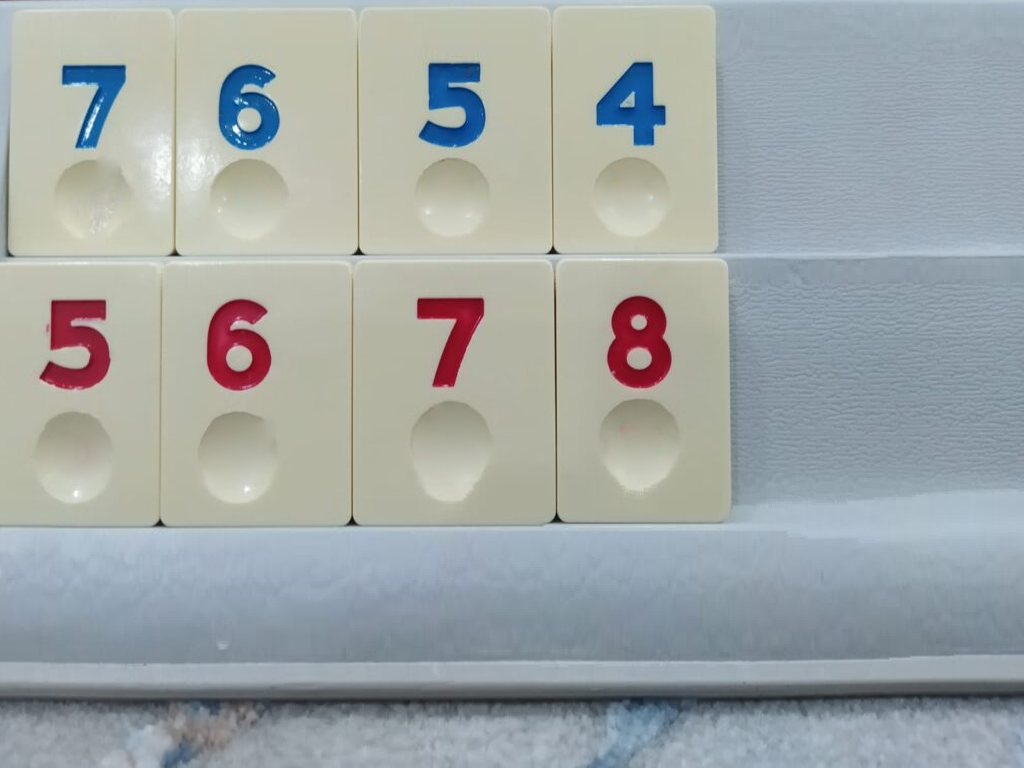
#> input picture task_2/demo4.png, 1024 x 768 px
$ jupyter execute --allow-errors Untitled.ipynb
#> lines starting #> are read from the running program, lines starting #| are printed output that depends on the picture; after the words box and inside, x2 and y2 are one past the last pixel; in counts of white or black regions, pixels touching at a corner belong together
[cell 1]
from PIL import Image
import matplotlib.pyplot as plt
import numpy as np
import sys

[cell 2]
image = Image.open("demo4.png")
#> image is the input picture: PIL image 1024x768 RGB; mean R, G, B 159.8, 166.3, 166.5
dataset = np.asarray(image)

[cell 3]
# [11 lines left out: function calculateCluster, not called in this run]

[cell 4]
def rgb2gray(rgb):

    r, g, b = rgb[:,:,0], rgb[:,:,1], rgb[:,:,2]
    gray = 0.2989 * r + 0.5870 * g + 0.1140 * b

    return np.asarray(gray)

[cell 5]
def generateImageFromMatrix(imageMatrix, file_name = 'my_result1.png'):
    imgResult = Image.fromarray(imageMatrix.astype(np.uint8))
    imgResult.save(file_name)

[cell 6]
np.shape(dataset)
#> Out = (768, 1024, 3)

[cell 7]
dataset[21][56][:3]
#> Out = [198, 200, 187]

[cell 8]
# [6 lines left out: function toGray, not called in this run]

[cell 9]
# [6 lines left out: function rgb2Binary, not called in this run]

[cell 10]
def gray2binary(data,threshold):
    binaryData = np.zeros(np.shape(data))
    for row in range(len(data)):
        for column in range(len(data[row])):
            binaryData[row][column] = 255 if data[row][column] > threshold else 0
    return binaryData

[cell 11]
def inverse(data):
    binaryData = np.zeros(np.shape(data))
    for row in range(len(data)):
        for column in range(len(data[row])):
            binaryData[row][column] = 255 if data[row][column] == 0 else 0
    return binaryData

[cell 12]
# [6 lines left out: function gray2truncated, not called in this run]

#> (a cell that did not finish here is left out)

#> (a cell that did not finish here is left out)

#> (a cell that did not finish here is left out)

[cell 16]
def erosion(dataNormal):
    dataBin = inverse(dataNormal)
    enhanced = np.zeros((len(dataBin)+ 2, len(dataBin[0]) +2))
    result = dataBin[:]
    firstPass = np.zeros((len(dataBin)+ 2, len(dataBin[0]) +2))
    enhanced[1:np.shape(dataBin)[0] +1,1:np.shape(dataBin)[1] +1] = dataBin
    counter = 1;
    black = 0
    white = 255
    for row in range(1,len(enhanced)):
        for column in range(1,len(enhanced[row])):
            if(enhanced[row][column] == white):
                if(enhanced[row][column-1] == white and enhanced[row][column+1] == white and enhanced[row-1][column] == white and enhanced[row+1][column] == white):
                    result[row-1][column-1] = white
                else:
                    result[row-1][column-1] = black
    return inverse(result)

[cell 17]
# [16 lines left out: function dilation, not called in this run]

[cell 18]
grayScale = rgb2gray(dataset)
#> in rgb2gray, `r, g, b = rgb[:,:,0], rgb[:,:,1], rgb[:,:,2]`:
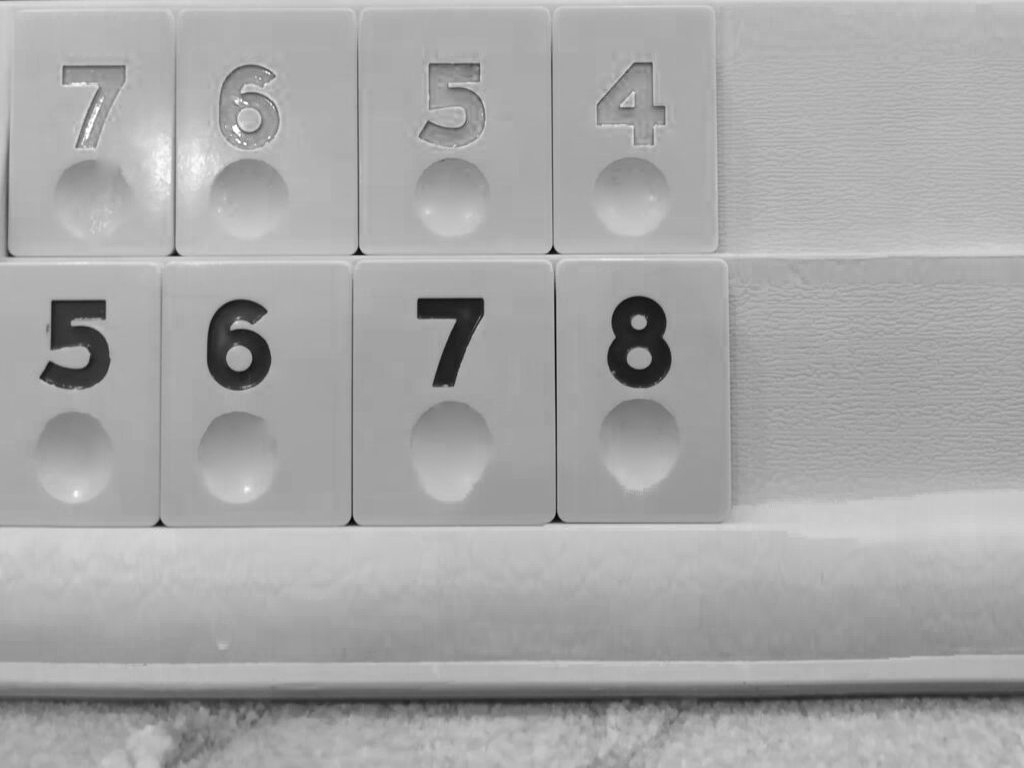
#> b: shape (768, 1024); min 4, max 255, mean 166.5
binary = gray2binary(grayScale,100)
#> after the loop in gray2binary, `for row in range(len(data)):`:
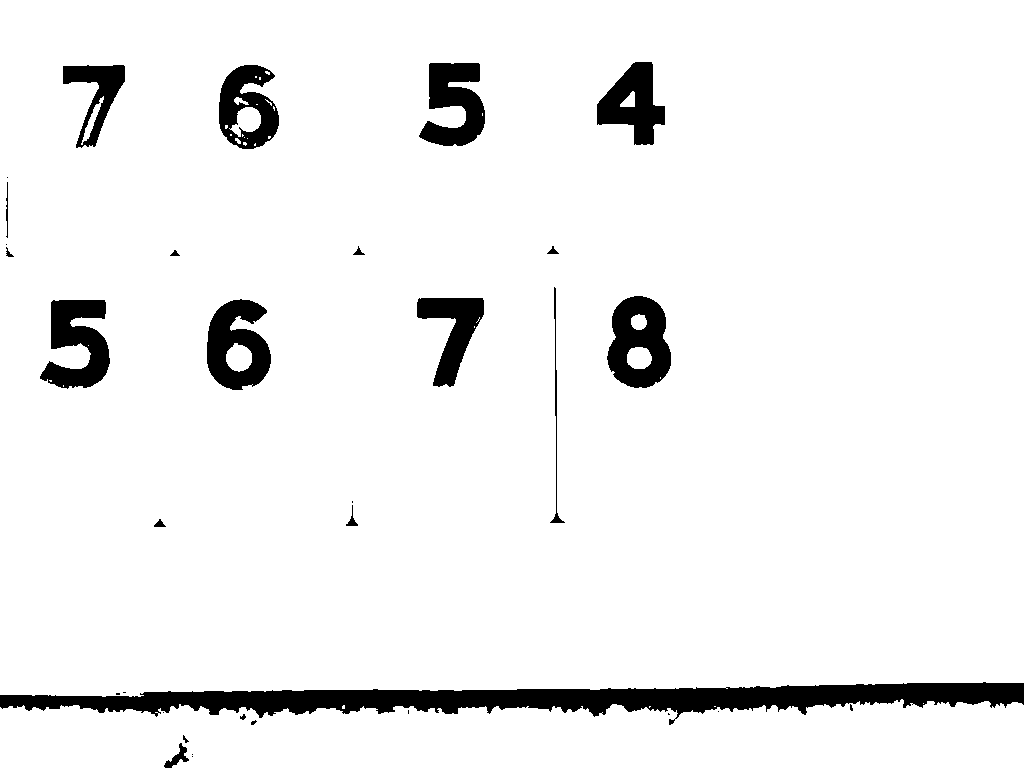
#> binaryData: shape (768, 1024) float64; 94.1% white; 33 black regions (13 under 20 px), largest, box (x1, y1, x2, y2) and area: (0, 682, 1024, 725) 19713, (607, 296, 671, 388) 3933, (40, 300, 110, 389) 3733
inverseBinary = inverse(binary)
generateImageFromMatrix(inverseBinary)

[cell 19]
erosed1 = erosion(binary)
#> in erosion, `enhanced = np.zeros((len(dataBin)+ 2, len(dataBin[0]) +2))`: enhanced: shape (770, 1026) float64; every value is 0
#> in erosion, `enhanced[1:np.shape(dataBin)[0] +1,1:np.shape(dataBin)[1] +1] = dataBin`: enhanced: shape (770, 1026) float64; 5.9% white; 33 white regions (13 under 20 px), largest, box (x1, y1, x2, y2) and area: (1, 683, 1025, 726) 19713, (608, 297, 672, 389) 3933, (41, 301, 111, 390) 3733
#> after the loop in erosion, `for row in range(1,len(enhanced)):`:
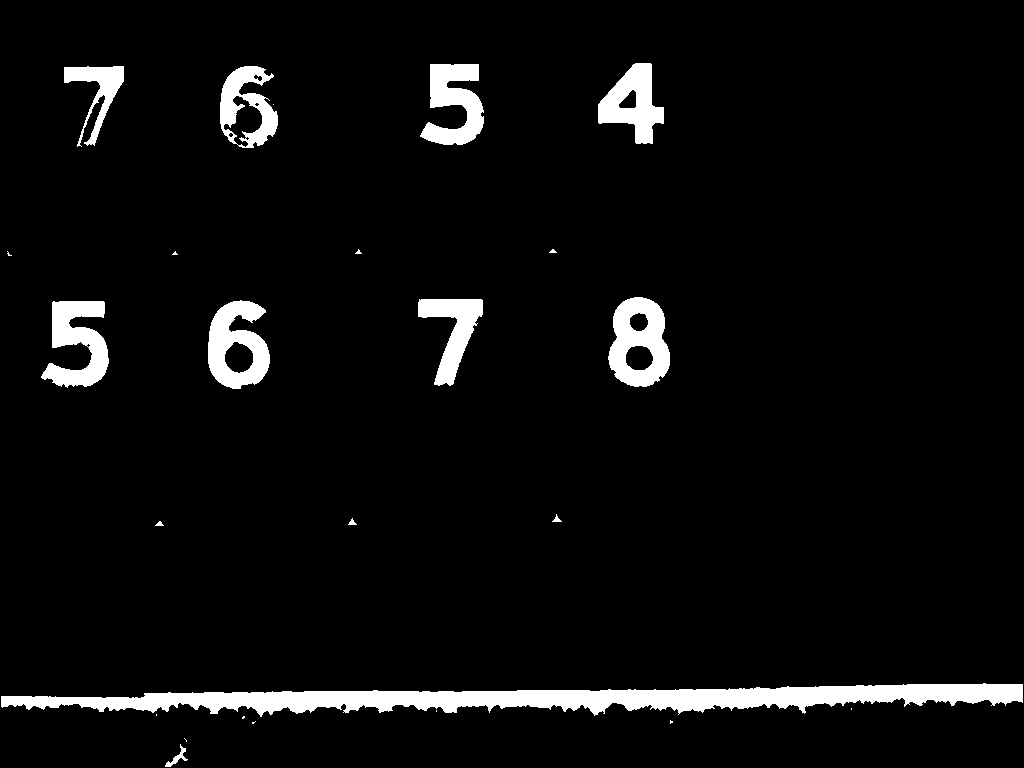
#> result: shape (768, 1024) float64; 5.1% white; 25 white regions (11 under 20 px), largest, box (x1, y1, x2, y2) and area: (1, 683, 1023, 717) 17307, (608, 297, 670, 387) 3568, (208, 300, 270, 389) 3345

erosed2 = erosion(erosed1)
#> in erosion (call 2), `enhanced[1:np.shape(dataBin)[0] +1,1:np.shape(dataBin)[1] +1] = dataBin`:
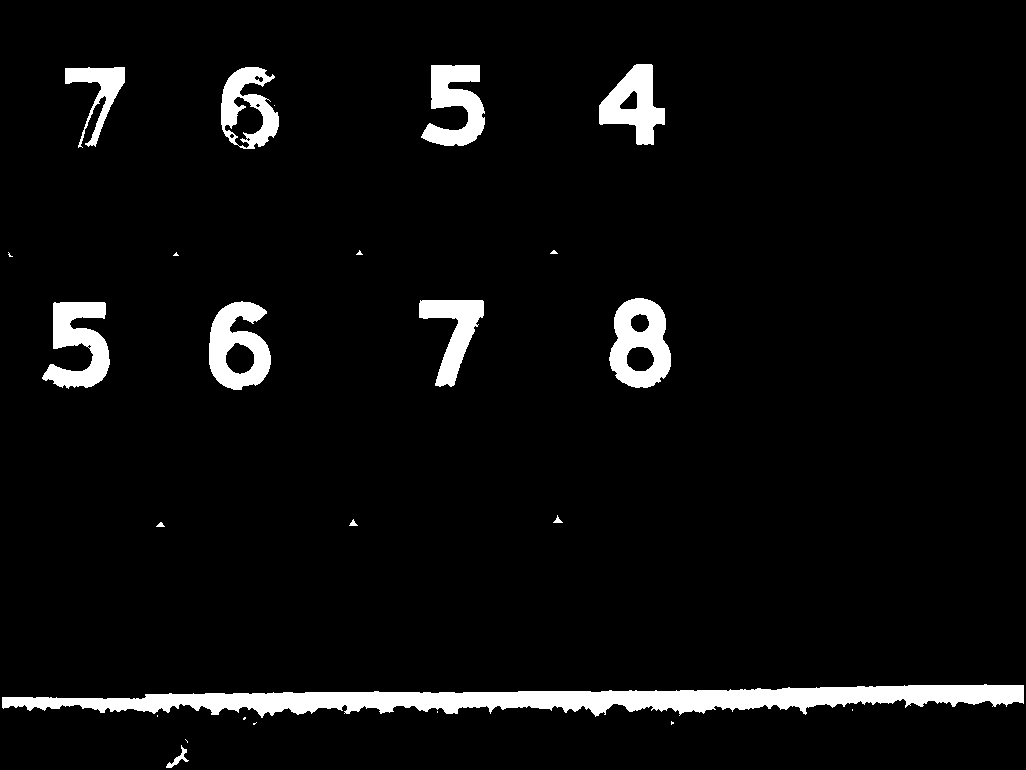
#> enhanced: shape (770, 1026) float64; 5.1% white; 25 white regions (11 under 20 px), largest, box (x1, y1, x2, y2) and area: (2, 684, 1024, 718) 17307, (609, 298, 671, 388) 3568, (209, 301, 271, 390) 3345
#> after the loop in erosion (call 2), `for row in range(1,len(enhanced)):`:
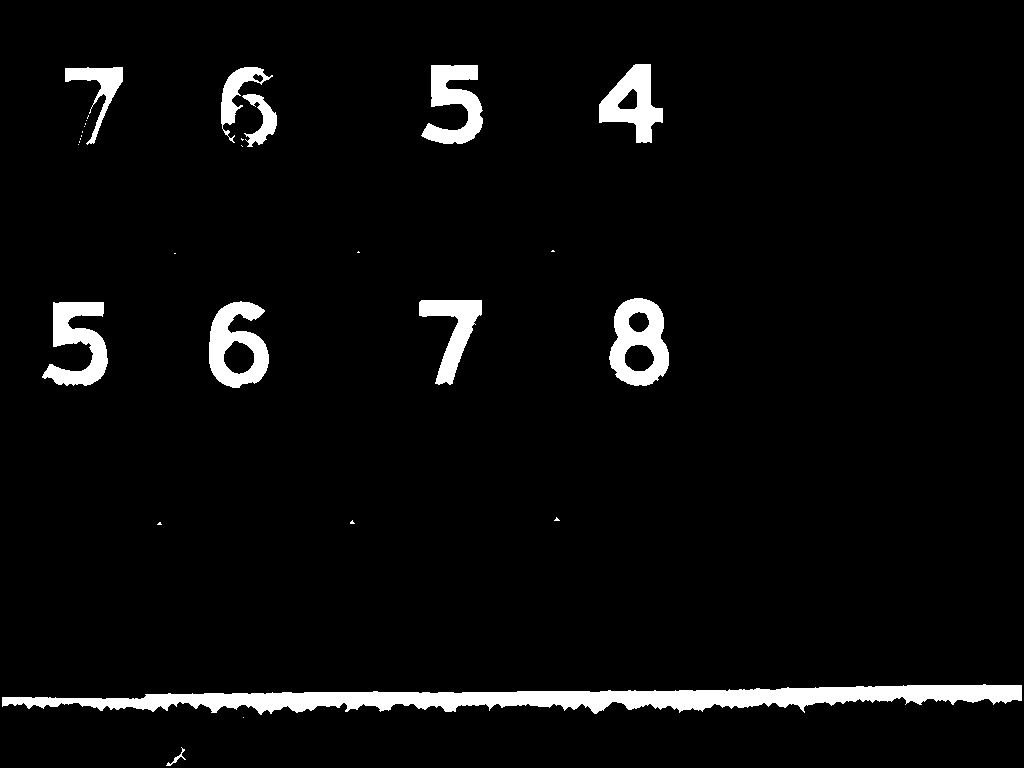
#> result: shape (768, 1024) float64; 4.5% white; 29 white regions (18 under 20 px), largest, box (x1, y1, x2, y2) and area: (2, 684, 1022, 715) 15093, (609, 298, 669, 386) 3203, (209, 301, 269, 388) 2977
#dilated = dilation(erosed2)
#dilated2 = dilation(dilated)
generateImageFromMatrix(grayScale, "grayScale.png")
generateImageFromMatrix(erosed2, "erosion2.png")
generateImageFromMatrix(binary, "thresholding.png")
